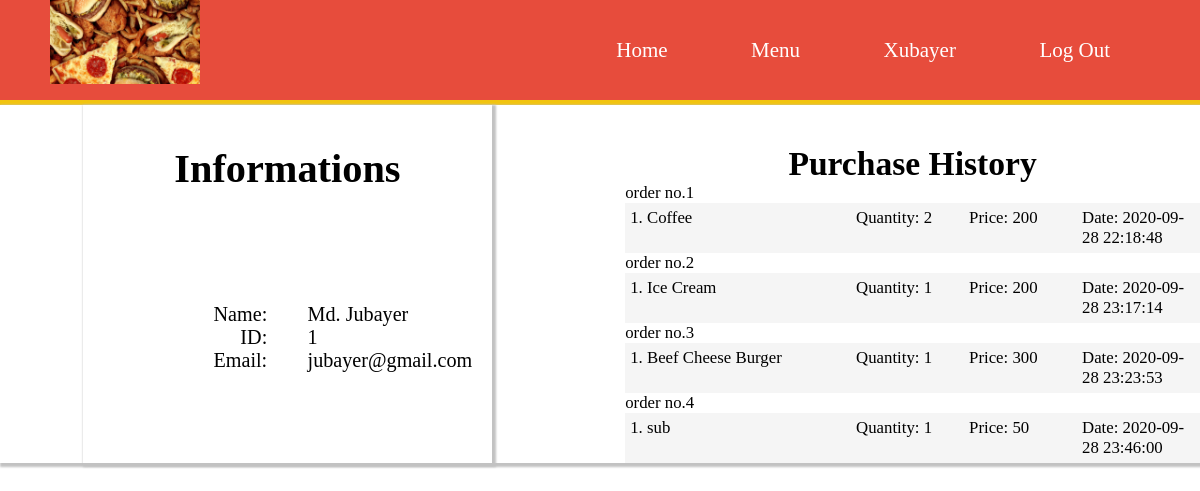
The app's page /profile.php (signed in) with its own data.
### tables this page shows
CREATE TABLE `orders` (
  `o_id` int(50) NOT NULL,
  `m_id` int(50) NOT NULL,
  `date` datetime NOT NULL
);

### profile.php (the view, shortened to what this page needs)
<?php
$servername = "localhost";
$username = "root";
$password = "";
$dbname = "food_delivery_system";
$conn = new mysqli($servername, $username, $password, $dbname);
?>
<!DOCTYPE html>
<html>
<head>
	<link type="text/css" rel="stylesheet"  href="profile.css">
</head>
<body>
	<div class="main">
		<nav>
			<img src="banner_1.jpg"width="150"hieght="150">
			<UL>
				<li><a href="welcome.php">Home</a></li>
				<li><a href="menu.php">Menu</a></li>
				<?php
					if(isset($_SESSION['email'])){
						echo "<li><a href=".'"profile.php">'. $_SESSION['name']."</a></li>
							<li><a href=".'"logout.php">Log Out'."</a></li>
						</UL>";
					}
					else{
					echo "<li><a href=".'"login.php">Login'."</a></li>
						</UL>";
					}
				?>
		</nav>
	</div>
	<div class="body">
		<div class="profile">
			<div class="header">
				Informations
			</div>
			<div class="category">
				<p>Name:</p>
				<p>ID:</p>
				<p>Email:</p>
			</div>
			<div class="information">
				<p><?php echo $_SESSION['memberdetails']['FullName'];?></p>
				<p><?php echo $_SESSION['memberdetails']['UserId'];?></p>
				<p><?php echo $_SESSION['memberdetails']['Email'];?></p>
			</div>
		</div>
			<div class="info">
				<div class="header">Purchase History</div>
		<?php
				$m_id=$_SESSION['memberdetails']['UserId'];
				$query = "SELECT o_id,date FROM `orders` WHERE m_id=$m_id";
				$result=mysqli_query($conn,$query);
				$count1=1;
				while($orders=mysqli_fetch_assoc($result))
				{
					$o_id=$orders['o_id'];
					$query = "SELECT products.name, orderproduct.quantity, orderproduct.total FROM orderproduct INNER JOIN products ON orderproduct.p_id=products.p_id WHERE o_id =$o_id";
					$result2=mysqli_query($conn,$query);
					echo "order no.".$count1++;
					$count2=0;
					while($product=mysqli_fetch_assoc($result2)){
						$count2++;
				?>
					<div class="order">
					<div>
						<p class="bold"><?php echo $count2.". ". $product['name']; ?></p>
					</div>
					<div>
						<p>Quantity: <?php echo $product['quantity']; ?></p>
					</div>
					<div>
						<p>Price: <?php echo $product['total']; ?></p>
					</div>
					<div>
						<p>Date: <?php echo $orders['date'];?></p>
					</div>
					</div>
					<?php
				}
			}?>
			</div>
</body>
</html>

### profile.css (style rules this page uses)
* { margin:0; padding:0; font-family: Century gothic; }
body { font-size: 14px; }
nav { height:100px; width: 100% margin:0; padding: 0; background-color: #e74c3c; line-height: 100px; border-bottom: 5px solid #f1c40f; }
nav ul { float:right; margin-right:50px; }
nav ul li { list-style-type: none; display:inline; }
nav ul li a { text-decoration: none; color:#ffff; padding: 40px; font-size: 150% }
nav img { float:left; margin-left: 50px; position: absolute; }
div.body { display: grid; grid-template-columns:1fr 1fr; grid-auto-rows: minmax(20px,auto); grid-gap: 3em; box-shadow: 2px 2px 2px 2px #C2C2C2; font-size: 120% }
div.profile { display: grid; grid-template-columns:1fr 1fr; margin-left: auto; margin-right: auto; grid-auto-rows: minmax(20px,auto); grid-gap: 2em; box-shadow: 2px 2px 2px 2px #C2C2C2; font-size: 120% }
.header { grid-column: 1/3; font-weight: bold; font-size: 200%; text-align: center; margin-top: 40px; }
div.category { text-align: right; margin-bottom: 20px; }
div.information { margin-right:20px; margin-bottom: 20px; }
.order { background-color: #F5F5F5; padding: 5px; display: grid; grid-template-columns: 40% 20% 20% 20%; }

### records on screen
orders: name "Coffee", quantity "2", total "200", date "2020-09-28 22:18:48"
orders: name "Ice Cream", quantity "1", total "200", date "2020-09-28 23:17:14"
orders: name "Beef Cheese Burger", quantity "1", total "300", date "2020-09-28 23:23:53"
orders: name "sub", quantity "1", total "50", date "2020-09-28 23:46:00"

### other values on screen
$_SESSION['name'] "Xubayer"
$_SESSION['memberdetails']['FullName'] "Md. Jubayer"
$_SESSION['memberdetails']['UserId'] "1"
$_SESSION['memberdetails']['Email'] "jubayer@gmail.com"
